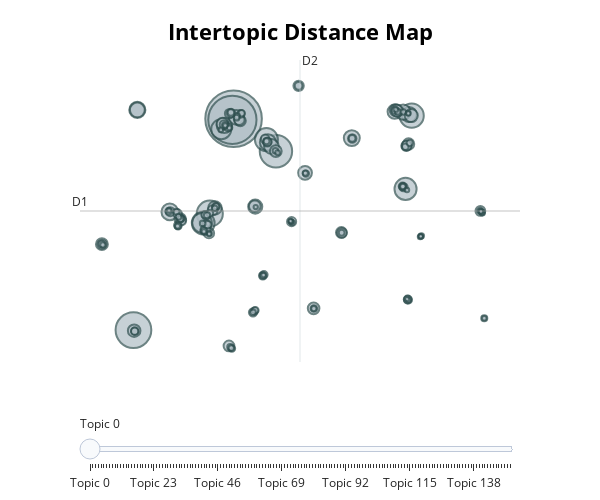

Source (notebook cell):
### Markdown cell above
In total, **154 claim clusters** (topics) were created. This number is quite substantial, especially when considering the distances between topics in vector space. It reveals that **some topics with fewer observations may actually be "subtopics" of broader themes**.

### Code cell
topic_model.visualize_topics(use_ctfidf=True, width=600, height=500)

### Figure 1 — Plotly figure (JSON) as saved in the notebook; plotly's stock layout.template omitted (floating-point values rounded to 4 significant figures; data arrays with more than 128 entries replaced by an {"elided": "..."} marker saying what was removed)
{"data": [{"customdata": {"elided": "152x3 mixed values"}, "hovertemplate": "<b>Topic %{customdata[0]}</b><br>%{customdata[1]}<br>Size: %{customdata[2]}", "legendgroup": "", "marker": {"color": "#B0BEC5", "line": {"color": "DarkSlateGrey", "width": 2}, "size": {"elided": "152 int values"}, "sizemode": "area", "sizeref": 11.01, "symbol": "circle"}, "mode": "markers", "name": "", "orientation": "v", "showlegend": false, "type": "scatter", "x": {"elided": "152 float values"}, "xaxis": "x", "y": {"elided": "152 float values"}, "yaxis": "y"}], "layout": {"annotations": [{"showarrow": false, "text": "D1", "x": -13.16, "y": 4.313, "yshift": 10}, {"showarrow": false, "text": "D2", "x": 4.277, "xshift": 10, "y": 18.15}], "height": 500, "hoverlabel": {"bgcolor": "white", "font": {"family": "Rockwell", "size": 16}}, "legend": {"itemsizing": "constant", "tracegroupgap": 0}, "margin": {"t": 60}, "shapes": [{"line": {"color": "#CFD8DC", "width": 2}, "type": "line", "x0": 4.277, "x1": 4.277, "y0": -9.525, "y1": 18.15}, {"line": {"color": "#9E9E9E", "width": 2}, "type": "line", "x0": -13.16, "x1": 21.71, "y0": 4.313, "y1": 4.313}], "sliders": [{"active": 0, "pad": {"t": 50}, "steps": [{"args": [{"marker.color": {"elided": "1x152 str values"}}], "label": "Topic 0", "method": "update"}, {"args": [{"marker.color": {"elided": "1x152 str values"}}], "label": "Topic 1", "method": "update"}, {"args": [{"marker.color": {"elided": "1x152 str values"}}], "label": "Topic 2", "method": "update"}, {"args": [{"marker.color": {"elided": "1x152 str values"}}], "label": "Topic 3", "method": "update"}, {"args": [{"marker.color": {"elided": "1x152 str values"}}], "label": "Topic 4", "method": "update"}, {"args": [{"marker.color": {"elided": "1x152 str values"}}], "label": "Topic 5", "method": "update"}, {"args": [{"marker.color": {"elided": "1x152 str values"}}], "label": "Topic 6", "method": "update"}, {"args": [{"marker.color": {"elided": "1x152 str values"}}], "label": "Topic 7", "method": "update"}, {"args": [{"marker.color": {"elided": "1x152 str values"}}], "label": "Topic 8", "method": "update"}, {"args": [{"marker.color": {"elided": "1x152 str values"}}], "label": "Topic 9", "method": "update"}, {"args": [{"marker.color": {"elided": "1x152 str values"}}], "label": "Topic 10", "method": "update"}, {"args": [{"marker.color": {"elided": "1x152 str values"}}], "label": "Topic 11", "method": "update"}, {"args": [{"marker.color": {"elided": "1x152 str values"}}], "label": "Topic 12", "method": "update"}, {"args": [{"marker.color": {"elided": "1x152 str values"}}], "label": "Topic 13", "method": "update"}, {"args": [{"marker.color": {"elided": "1x152 str values"}}], "label": "Topic 14", "method": "update"}, {"args": [{"marker.color": {"elided": "1x152 str values"}}], "label": "Topic 15", "method": "update"}, {"args": [{"marker.color": {"elided": "1x152 str values"}}], "label": "Topic 16", "method": "update"}, {"args": [{"marker.color": {"elided": "1x152 str values"}}], "label": "Topic 17", "method": "update"}, {"args": [{"marker.color": {"elided": "1x152 str values"}}], "label": "Topic 18", "method": "update"}, {"args": [{"marker.color": {"elided": "1x152 str values"}}], "label": "Topic 19", "method": "update"}, {"args": [{"marker.color": {"elided": "1x152 str values"}}], "label": "Topic 20", "method": "update"}, {"args": [{"marker.color": {"elided": "1x152 str values"}}], "label": "Topic 21", "method": "update"}, {"args": [{"marker.color": {"elided": "1x152 str values"}}], "label": "Topic 22", "method": "update"}, {"args": [{"marker.color": {"elided": "1x152 str values"}}], "label": "Topic 23", "method": "update"}, {"args": [{"marker.color": {"elided": "1x152 str values"}}], "label": "Topic 24", "method": "update"}, {"args": [{"marker.color": {"elided": "1x152 str values"}}], "label": "Topic 25", "method": "update"}, {"args": [{"marker.color": {"elided": "1x152 str values"}}], "label": "Topic 26", "method": "update"}, {"args": [{"marker.color": {"elided": "1x152 str values"}}], "label": "Topic 27", "method": "update"}, {"args": [{"marker.color": {"elided": "1x152 str values"}}], "label": "Topic 28", "method": "update"}, {"args": [{"marker.color": {"elided": "1x152 str values"}}], "label": "Topic 29", "method": "update"}, {"args": [{"marker.color": {"elided": "1x152 str values"}}], "label": "Topic 30", "method": "update"}, {"args": [{"marker.color": {"elided": "1x152 str values"}}], "label": "Topic 31", "method": "update"}, {"args": [{"marker.color": {"elided": "1x152 str values"}}], "label": "Topic 32", "method": "update"}, {"args": [{"marker.color": {"elided": "1x152 str values"}}], "label": "Topic 33", "method": "update"}, {"args": [{"marker.color": {"elided": "1x152 str values"}}], "label": "Topic 34", "method": "update"}, {"args": [{"marker.color": {"elided": "1x152 str values"}}], "label": "Topic 35", "method": "update"}, {"args": [{"marker.color": {"elided": "1x152 str values"}}], "label": "Topic 36", "method": "update"}, {"args": [{"marker.color": {"elided": "1x152 str values"}}], "label": "Topic 37", "method": "update"}, {"args": [{"marker.color": {"elided": "1x152 str values"}}], "label": "Topic 38", "method": "update"}, {"args": [{"marker.color": {"elided": "1x152 str values"}}], "label": "Topic 39", "method": "update"}, {"args": [{"marker.color": {"elided": "1x152 str values"}}], "label": "Topic 40", "method": "update"}, {"args": [{"marker.color": {"elided": "1x152 str values"}}], "label": "Topic 41", "method": "update"}, {"args": [{"marker.color": {"elided": "1x152 str values"}}], "label": "Topic 42", "method": "update"}, {"args": [{"marker.color": {"elided": "1x152 str values"}}], "label": "Topic 43", "method": "update"}, {"args": [{"marker.color": {"elided": "1x152 str values"}}], "label": "Topic 44", "method": "update"}, {"args": [{"marker.color": {"elided": "1x152 str values"}}], "label": "Topic 45", "method": "update"}, {"args": [{"marker.color": {"elided": "1x152 str values"}}], "label": "Topic 46", "method": "update"}, {"args": [{"marker.color": {"elided": "1x152 str values"}}], "label": "Topic 47", "method": "update"}, {"args": [{"marker.color": {"elided": "1x152 str values"}}], "label": "Topic 48", "method": "update"}, {"args": [{"marker.color": {"elided": "1x152 str values"}}], "label": "Topic 49", "method": "update"}, {"args": [{"marker.color": {"elided": "1x152 str values"}}], "label": "Topic 50", "method": "update"}, {"args": [{"marker.color": {"elided": "1x152 str values"}}], "label": "Topic 51", "method": "update"}, {"args": [{"marker.color": {"elided": "1x152 str values"}}], "label": "Topic 52", "method": "update"}, {"args": [{"marker.color": {"elided": "1x152 str values"}}], "label": "Topic 53", "method": "update"}, {"args": [{"marker.color": {"elided": "1x152 str values"}}], "label": "Topic 54", "method": "update"}, {"args": [{"marker.color": {"elided": "1x152 str values"}}], "label": "Topic 55", "method": "update"}, {"args": [{"marker.color": {"elided": "1x152 str values"}}], "label": "Topic 56", "method": "update"}, {"args": [{"marker.color": {"elided": "1x152 str values"}}], "label": "Topic 57", "method": "update"}, {"args": [{"marker.color": {"elided": "1x152 str values"}}], "label": "Topic 58", "method": "update"}, {"args": [{"marker.color": {"elided": "1x152 str values"}}], "label": "Topic 59", "method": "update"}, {"args": [{"marker.color": {"elided": "1x152 str values"}}], "label": "Topic 60", "method": "update"}, {"args": [{"marker.color": {"elided": "1x152 str values"}}], "label": "Topic 61", "method": "update"}, {"args": [{"marker.color": {"elided": "1x152 str values"}}], "label": "Topic 62", "method": "update"}, {"args": [{"marker.color": {"elided": "1x152 str values"}}], "label": "Topic 63", "method": "update"}, {"args": [{"marker.color": {"elided": "1x152 str values"}}], "label": "Topic 64", "method": "update"}, {"args": [{"marker.color": {"elided": "1x152 str values"}}], "label": "Topic 65", "method": "update"}, {"args": [{"marker.color": {"elided": "1x152 str values"}}], "label": "Topic 66", "method": "update"}, {"args": [{"marker.color": {"elided": "1x152 str values"}}], "label": "Topic 67", "method": "update"}, {"args": [{"marker.color": {"elided": "1x152 str values"}}], "label": "Topic 68", "method": "update"}, {"args": [{"marker.color": {"elided": "1x152 str values"}}], "label": "Topic 69", "method": "update"}, {"args": [{"marker.color": {"elided": "1x152 str values"}}], "label": "Topic 70", "method": "update"}, {"args": [{"marker.color": {"elided": "1x152 str values"}}], "label": "Topic 71", "method": "update"}, {"args": [{"marker.color": {"elided": "1x152 str values"}}], "label": "Topic 72", "method": "update"}, {"args": [{"marker.color": {"elided": "1x152 str values"}}], "label": "Topic 73", "method": "update"}, {"args": [{"marker.color": {"elided": "1x152 str values"}}], "label": "Topic 74", "method": "update"}, {"args": [{"marker.color": {"elided": "1x152 str values"}}], "label": "Topic 75", "method": "update"}, {"args": [{"marker.color": {"elided": "1x152 str values"}}], "label": "Topic 76", "method": "update"}, {"args": [{"marker.color": {"elided": "1x152 str values"}}], "label": "Topic 77", "method": "update"}, {"args": [{"marker.color": {"elided": "1x152 str values"}}], "label": "Topic 78", "method": "update"}, {"args": [{"marker.color": {"elided": "1x152 str values"}}], "label": "Topic 79", "method": "update"}, {"args": [{"marker.color": {"elided": "1x152 str values"}}], "label": "Topic 80", "method": "update"}, {"args": [{"marker.color": {"elided": "1x152 str values"}}], "label": "Topic 81", "method": "update"}, {"args": [{"marker.color": {"elided": "1x152 str values"}}], "label": "Topic 82", "method": "update"}, {"args": [{"marker.color": {"elided": "1x152 str values"}}], "label": "Topic 83", "method": "update"}, {"args": [{"marker.color": {"elided": "1x152 str values"}}], "label": "Topic 84", "method": "update"}, {"args": [{"marker.color": {"elided": "1x152 str values"}}], "label": "Topic 85", "method": "update"}, {"args": [{"marker.color": {"elided": "1x152 str values"}}], "label": "Topic 86", "method": "update"}, {"args": [{"marker.color": {"elided": "1x152 str values"}}], "label": "Topic 87", "method": "update"}, {"args": [{"marker.color": {"elided": "1x152 str values"}}], "label": "Topic 88", "method": "update"}, {"args": [{"marker.color": {"elided": "1x152 str values"}}], "label": "Topic 89", "method": "update"}, {"args": [{"marker.color": {"elided": "1x152 str values"}}], "label": "Topic 90", "method": "update"}, {"args": [{"marker.color": {"elided": "1x152 str values"}}], "label": "Topic 91", "method": "update"}, {"args": [{"marker.color": {"elided": "1x152 str values"}}], "label": "Topic 92", "method": "update"}, {"args": [{"marker.color": {"elided": "1x152 str values"}}], "label": "Topic 93", "method": "update"}, {"args": [{"marker.color": {"elided": "1x152 str values"}}], "label": "Topic 94", "method": "update"}, {"args": [{"marker.color": {"elided": "1x152 str values"}}], "label": "Topic 95", "method": "update"}, {"args": [{"marker.color": {"elided": "1x152 str values"}}], "label": "Topic 96", "method": "update"}, {"args": [{"marker.color": {"elided": "1x152 str values"}}], "label": "Topic 97", "method": "update"}, {"args": [{"marker.color": {"elided": "1x152 str values"}}], "label": "Topic 98", "method": "update"}, {"args": [{"marker.color": {"elided": "1x152 str values"}}], "label": "Topic 99", "method": "update"}, {"args": [{"marker.color": {"elided": "1x152 str values"}}], "label": "Topic 100", "method": "update"}, {"args": [{"marker.color": {"elided": "1x152 str values"}}], "label": "Topic 101", "method": "update"}, {"args": [{"marker.color": {"elided": "1x152 str values"}}], "label": "Topic 102", "method": "update"}, {"args": [{"marker.color": {"elided": "1x152 str values"}}], "label": "Topic 103", "method": "update"}, {"args": [{"marker.color": {"elided": "1x152 str values"}}], "label": "Topic 104", "method": "update"}, {"args": [{"marker.color": {"elided": "1x152 str values"}}], "label": "Topic 105", "method": "update"}, {"args": [{"marker.color": {"elided": "1x152 str values"}}], "label": "Topic 106", "method": "update"}, {"args": [{"marker.color": {"elided": "1x152 str values"}}], "label": "Topic 107", "method": "update"}, {"args": [{"marker.color": {"elided": "1x152 str values"}}], "label": "Topic 108", "method": "update"}, {"args": [{"marker.color": {"elided": "1x152 str values"}}], "label": "Topic 109", "method": "update"}, {"args": [{"marker.color": {"elided": "1x152 str values"}}], "label": "Topic 110", "method": "update"}, {"args": [{"marker.color": {"elided": "1x152 str values"}}], "label": "Topic 111", "method": "update"}, {"args": [{"marker.color": {"elided": "1x152 str values"}}], "label": "Topic 112", "method": "update"}, {"args": [{"marker.color": {"elided": "1x152 str values"}}], "label": "Topic 113", "method": "update"}, {"args": [{"marker.color": {"elided": "1x152 str values"}}], "label": "Topic 114", "method": "update"}, {"args": [{"marker.color": {"elided": "1x152 str values"}}], "label": "Topic 115", "method": "update"}, {"args": [{"marker.color": {"elided": "1x152 str values"}}], "label": "Topic 116", "method": "update"}, {"args": [{"marker.color": {"elided": "1x152 str values"}}], "label": "Topic 117", "method": "update"}, {"args": [{"marker.color": {"elided": "1x152 str values"}}], "label": "Topic 118", "method": "update"}, {"args": [{"marker.color": {"elided": "1x152 str values"}}], "label": "Topic 119", "method": "update"}, {"args": [{"marker.color": {"elided": "1x152 str values"}}], "label": "Topic 120", "method": "update"}, {"args": [{"marker.color": {"elided": "1x152 str values"}}], "label": "Topic 121", "method": "update"}, {"args": [{"marker.color": {"elided": "1x152 str values"}}], "label": "Topic 122", "method": "update"}, {"args": [{"marker.color": {"elided": "1x152 str values"}}], "label": "Topic 123", "method": "update"}, {"args": [{"marker.color": {"elided": "1x152 str values"}}], "label": "Topic 124", "method": "update"}, {"args": [{"marker.color": {"elided": "1x152 str values"}}], "label": "Topic 125", "method": "update"}, {"args": [{"marker.color": {"elided": "1x152 str values"}}], "label": "Topic 126", "method": "update"}, {"args": [{"marker.color": {"elided": "1x152 str values"}}], "label": "Topic 127", "method": "update"}, {"args": [{"marker.color": {"elided": "1x152 str values"}}], "label": "Topic 128", "method": "update"}, {"args": [{"marker.color": {"elided": "1x152 str values"}}], "label": "Topic 129", "method": "update"}, {"args": [{"marker.color": {"elided": "1x152 str values"}}], "label": "Topic 130", "method": "update"}, {"args": [{"marker.color": {"elided": "1x152 str values"}}], "label": "Topic 131", "method": "update"}, {"args": [{"marker.color": {"elided": "1x152 str values"}}], "label": "Topic 132", "method": "update"}, {"args": [{"marker.color": {"elided": "1x152 str values"}}], "label": "Topic 133", "method": "update"}, {"args": [{"marker.color": {"elided": "1x152 str values"}}], "label": "Topic 134", "method": "update"}, {"args": [{"marker.color": {"elided": "1x152 str values"}}], "label": "Topic 135", "method": "update"}, {"args": [{"marker.color": {"elided": "1x152 str values"}}], "label": "Topic 136", "method": "update"}, {"args": [{"marker.color": {"elided": "1x152 str values"}}], "label": "Topic 137", "method": "update"}, {"args": [{"marker.color": {"elided": "1x152 str values"}}], "label": "Topic 138", "method": "update"}, {"args": [{"marker.color": {"elided": "1x152 str values"}}], "label": "Topic 139", "method": "update"}, {"args": [{"marker.color": {"elided": "1x152 str values"}}], "label": "Topic 140", "method": "update"}, {"args": [{"marker.color": {"elided": "1x152 str values"}}], "label": "Topic 141", "method": "update"}, {"args": [{"marker.color": {"elided": "1x152 str values"}}], "label": "Topic 142", "method": "update"}, {"args": [{"marker.color": {"elided": "1x152 str values"}}], "label": "Topic 143", "method": "update"}, {"args": [{"marker.color": {"elided": "1x152 str values"}}], "label": "Topic 144", "method": "update"}, {"args": [{"marker.color": {"elided": "1x152 str values"}}], "label": "Topic 145", "method": "update"}, {"args": [{"marker.color": {"elided": "1x152 str values"}}], "label": "Topic 146", "method": "update"}, {"args": [{"marker.color": {"elided": "1x152 str values"}}], "label": "Topic 147", "method": "update"}, {"args": [{"marker.color": {"elided": "1x152 str values"}}], "label": "Topic 148", "method": "update"}, {"args": [{"marker.color": {"elided": "1x152 str values"}}], "label": "Topic 149", "method": "update"}, {"args": [{"marker.color": {"elided": "1x152 str values"}}], "label": "Topic 150", "method": "update"}, {"args": [{"marker.color": {"elided": "1x152 str values"}}], "label": "Topic 151", "method": "update"}]}], "title": {"font": {"color": "Black", "size": 22}, "text": "<b>Intertopic Distance Map</b>", "x": 0.5, "xanchor": "center", "y": 0.95, "yanchor": "top"}, "width": 600, "xaxis": {"anchor": "y", "domain": [0, 1], "range": [-13.16, 21.71], "title": {"text": ""}, "visible": false}, "yaxis": {"anchor": "x", "domain": [0, 1], "range": [-9.525, 18.15], "title": {"text": ""}, "visible": false}}}
